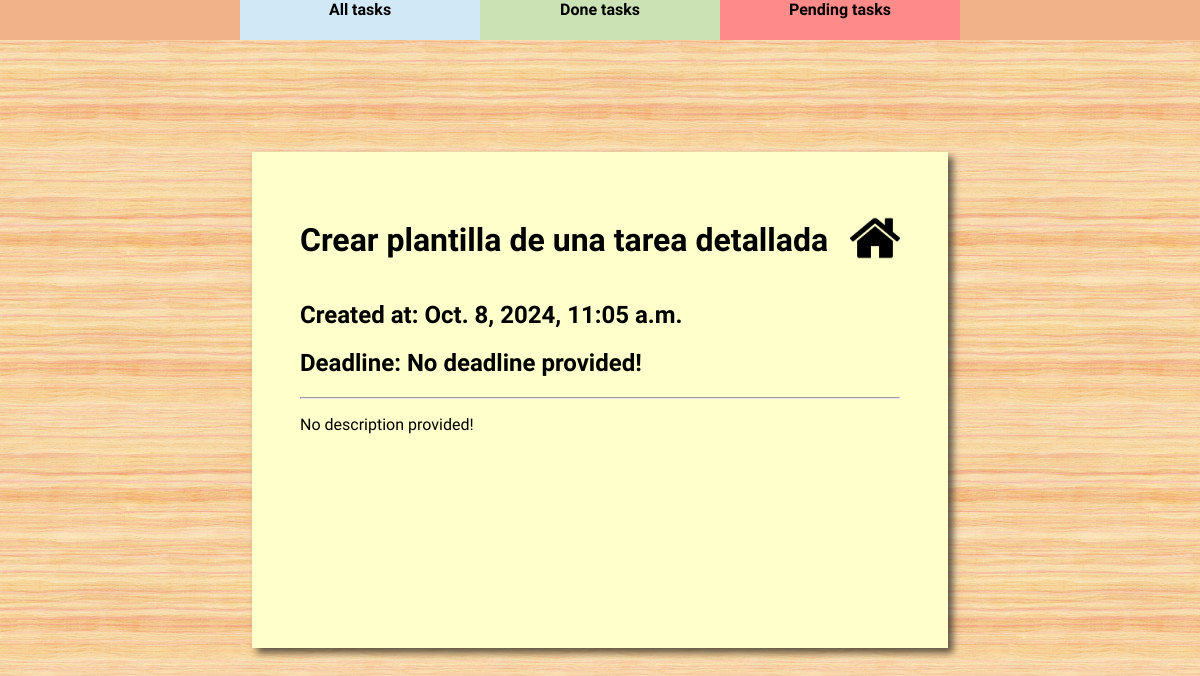
Screenshot of /todo/tasks/crear-plantilla-de-una-tarea-detallada/ with the database file from the repository.
### todo/models.py (models this page shows)
class Task(models.Model):
    title = models.CharField(max_length=100, blank=False, null=False)
    description = models.TextField(max_length=500, null=True, blank=True)
    created_at = models.DateTimeField(auto_now_add=True)
    deadline = models.DateField(null=True, blank=True)
    done = models.BooleanField(default=False)
    slug = models.SlugField(unique=True)
    def __str__(self):
        return self.title

### todo/views.py (the view)
# urls.py: path('tasks/<task_slug>/', views.task_detail, name="task_detail")
def task_detail(request, task_slug):
    task = Task.objects.get(slug=task_slug)
    return render(request, 'todo/task/task_detail.html', dict(task=task))

### todo/templates/todo/task/task_detail.html (shortened to what this page needs)
{% extends "base.html" %}
{% load static %}
{% block body %}
<div class="main-container">
    <div class="post-it">
        <div class="content">
            <div class="top-bar">
            {% if task.done %}
                <h1 style="text-decoration: line-through;">{{ task }}</h1>
            {% else %}
                <h1>{{ task }}</h1>
            {% endif %}
                <a class="return-button" href="{% url 'todo:home' %}">
                    <img src="{% static "assets/img/home.png" %}" width='50px'/>
                </a>
            </div>
            <h2>Created at: {{ task.created_at }}</h2>
            <h2>Deadline:
                {% if task.deadline is None %}
                    No deadline provided!
                {% else%}
                    {{ task.deadline }}
                {% endif %}</h2>
            <hr>
            <p>
                {% if task.description|length > 0 %}
                    {{ task.description }}
                {% else %}
                    No description provided!
                {% endif %}
            </p>
        </div>
    </div>
</div>
{% endblock body %}

### todo/static/custom.css (style rules this page uses)
body { background-image: url(./assets/img/background.jpg); margin: 0; }
.main-container { display: flex; width: 100vw; height: 100vh; justify-content: center; align-items: center; }
.post-it { font-family: "kalam"; background:#ffc; box-shadow: 5px 5px 7px rgba(33,33,33,.7); height: 50vh; width: 50vw; padding: 3em; }
.top-bar { display: flex; align-items: center; justify-content: space-between; }

### rows the page displays
Task: title "Crear plantilla de una tarea detallada", created_at "Oct. 8, 2024, 11:05 a.m."
